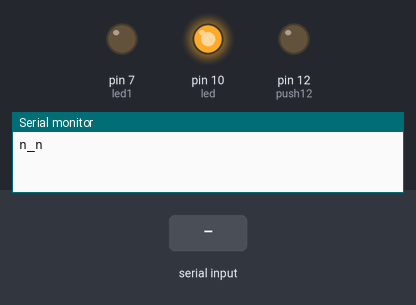
A sketch run on a simulated Arduino Uno, built with avr-gcc and run on an emulated ATmega328P. Shown: output pins drawn as LEDs (lit = HIGH), the last lines printed to the serial monitor. The inputs (shaded band) are chosen by the test bench.

Above: at 1.9 s.
2.0 s: "A" received over Serial
At 2.7 s:
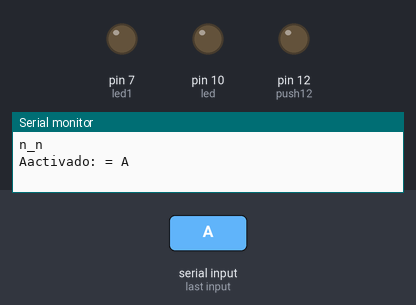
3.5 s: "HOLA" received over Serial
At 5.4 s:
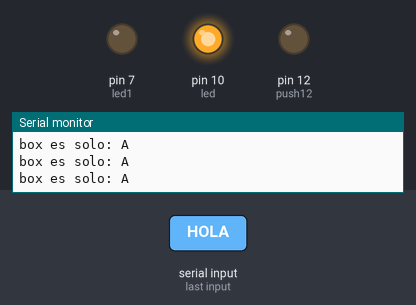
6.5 s: "B" received over Serial
At 7.3 s:
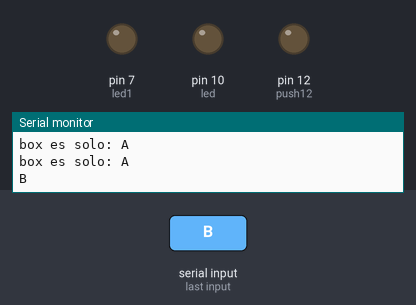
Timing chart, 0 to 9.5 s (numbered marks = the images above; inputs shaded):
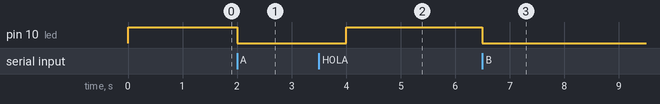

Measured:
- after the input at 2.0 s, pin 10 (led): HIGH → LOW at once
- after the input at 3.5 s, pin 10 (led): LOW → HIGH after 0.50 s
- after the input at 6.5 s, pin 10 (led): HIGH → LOW at once

The sketch:

test1serial.ino
```cpp
String box = "HOLA";
String acumula = "";
int box2 = "R";
int cambia = "A";
int led = 10;
int led1 = 7;
int push12 = 12;

//////////////////////

char cadena[30];
byte posicion=0;

void setup() {
  // put your setup code here, to run once:
  Serial.begin(115200);
  pinMode(led, OUTPUT);
  pinMode(led1,OUTPUT);
  pinMode(push12, OUTPUT);
  digitalWrite(led, LOW);

  /////////////////////
}


void loop() {
  // put your main code here, to run repeatedly:

        if(acumula == "A"){
            digitalWrite(led, LOW);
            Serial.print("activado: = ");
            Serial.println(acumula);
            delay(1000);

          }

        if((digitalRead(push12)) == 1){
            while(digitalRead(push12) == 1){;}
            Serial.print(acumula);
          }

        if(box == "HOLA"){
          digitalWrite(led, HIGH);
          box = "n_n";
          delay(1000);
          Serial.println(box);
        }

        if(box == "A"){
            Serial.print("box es solo: ");
            Serial.println(box);
          }


  if(Serial.available()>0){
      //ENVIAR UN CARACTER A LA VEZ
      char dato=(char)Serial.read();//almacenamos el dato del buffer seria, un byte por vez
      Serial.print(dato);
      box = dato;
      acumula = acumula + dato;
      if(dato == 65){
          digitalWrite(led, HIGH);
        }
      if(dato == 66){
          digitalWrite(led, LOW);
      }

      /*ALMACENAR UNA CADENA EN UN CHAR y borrar
      memset(cadena, 0, sizeof(cadena));//borra la cadena desde 0 hasta tamaño de cadena
      while(Serial.available()>0){
          delay(5);
          cadena[posicion] = (char)Serial.read();
          posicion++;
        }
      Serial.println(cadena);
      Serial.print(cadena[0]);
      Serial.print(cadena[1]);
      Serial.print(cadena[2]);
      Serial.print(cadena[3]);
      Serial.print(cadena[4]);
      Serial.print(cadena[5]);
      Serial.println();
      if(cadena[2] == "d"){
         digitalWrite(led, LOW);
         Serial.print(cadena[2]);
        }
      Serial.println("rewrite");
      acumula=cadena;
      Serial.print(acumula);
      posicion=0;*/

    }//fin de leectura de datos del puerto serie
}
```
